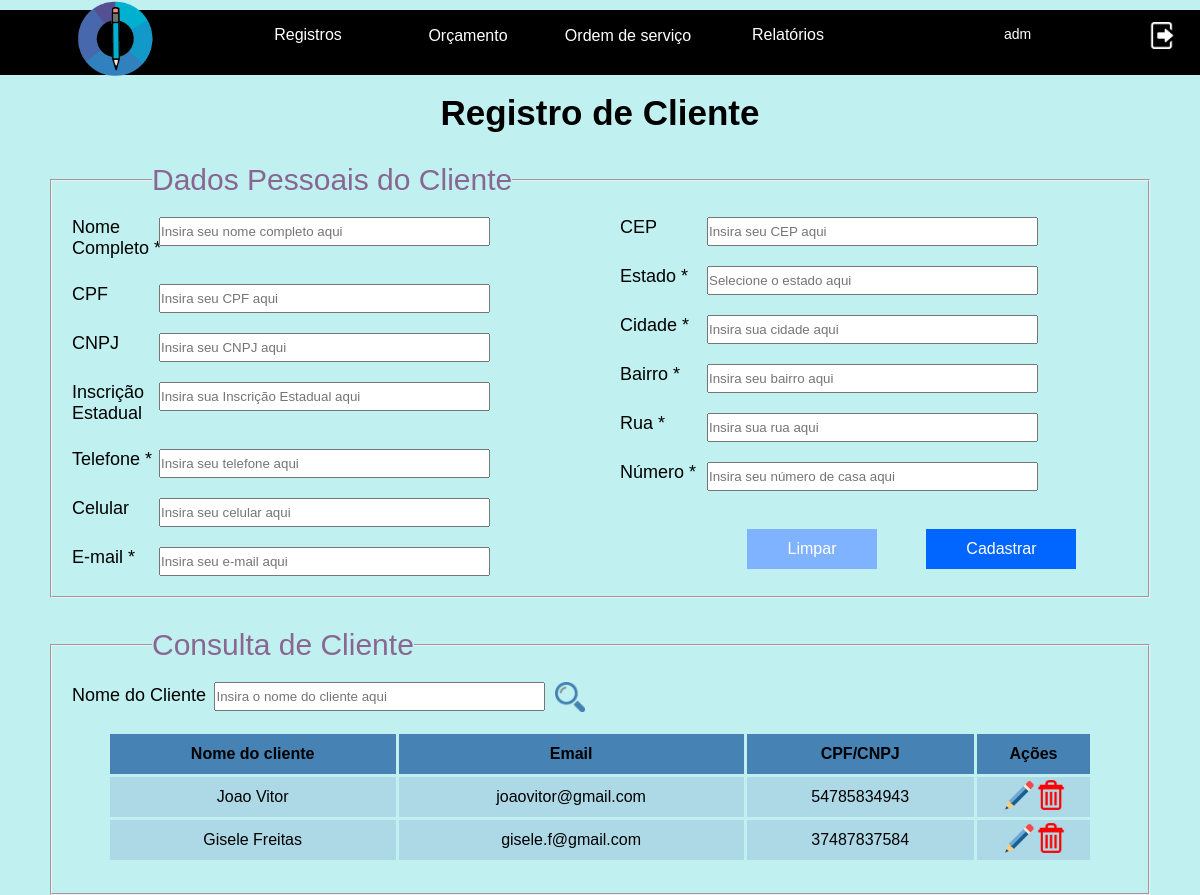
Screenshot of /paginasSistema/diretor/registroClienteForm.php (signed in) with the database file from the repository.
### tables this page shows
CREATE TABLE `clientes` (
  `id` bigint(20) UNSIGNED ZEROFILL NOT NULL COMMENT 'Campo responsável por armazenar o id dos clientes.',
  `nome` varchar(70) NOT NULL COMMENT 'Campo responsável por armazenar o nome dos clientes.',
  `cpf` bigint(11) UNSIGNED ZEROFILL DEFAULT NULL COMMENT 'Campo responsável por armazenar o CPF dos clientes.',
  `cnpj` bigint(14) UNSIGNED ZEROFILL DEFAULT NULL COMMENT 'Campo responsável por armazenar o CNPJ da empresa a que será prestado serviço.',
  `fone1` bigint(11) UNSIGNED NOT NULL COMMENT 'Campo responsável por armazenar o telefone principal dos clientes.',
  `fone2` bigint(11) UNSIGNED DEFAULT NULL COMMENT 'Campo responsável por armazenar o telefone secundário dos clientes, caso ele possua outro.',
  `inscricaoestadual` bigint(20) UNSIGNED DEFAULT NULL COMMENT 'Campo responsável por armazenar a inscrição estadual  das empresas.',
  `estado` char(2) NOT NULL COMMENT 'Campo responsável por armazenar o estado dos clientes.',
  `cidade` varchar(60) NOT NULL COMMENT 'Campo responsável por armazenar a cidade dos clientes.',
  `cep` int(8) UNSIGNED ZEROFILL NOT NULL COMMENT 'Campo responsável por armazenar o CEP dos clientes.',
  `email` varchar(100) NOT NULL COMMENT 'Campo responsável por armazenar o email dos clientes.',
  `numero` smallint(5) UNSIGNED NOT NULL COMMENT 'Campo responsável por armazenar o número da residência dos clientes.',
  `bairro` varchar(60) NOT NULL COMMENT 'Campo responsável por armazenar o bairro da residência dos clientes.',
  `rua` varchar(100) NOT NULL COMMENT 'Campo responsável por armazenar a rua da residência dos clientes.'
);

### paginasSistema/diretor/registroClienteForm.php (the view, shortened to what this page needs)
<?php
  	if (isset($_SESSION['idLogado']) && $_SESSION['nivelLogado']==1) {
 ?>
<!DOCTYPE html>
<html lang="pt-br">
<head>
  <link rel="stylesheet" href="../../css/diretor/registroCliente.css">
</head>
<body>
<?php include("menuDiretor.php");  ?>
	<main id="conteudo">
		<br>
		<h1 id = "tituloPag">Registro de Cliente </h1>
		<fieldset class = "fieldset">
			<legend class = "legend"> Dados Pessoais do Cliente </legend>
			<form action="registrarCliente.php" method="POST" id="formClientes" onsubmit="return validarCampos()">
<div id = "divEsquerda">
				<label for = "nomeCompleto" class = "palavras"> Nome <br> Completo * </label>
					<input type = "text" name = "nome" class = "campoTexto" id = "nomeCompleto" placeholder = "Insira seu nome completo aqui">
				<br>
				<br>
				<label for = "cpf" class = "palavras"> CPF </label>
					<input type = "text" name = "cpf" id = "cpf"   onblur = "liberar();" class = "campoTexto" placeholder = "Insira seu CPF aqui">
				<br>
				<label for = "cnpj" class = "palavras"> CNPJ </label>
					<input maxlength = "14" type = "text" name = "cnpj" onblur = "liberar();" id = "cnpj" class = "campoTexto" placeholder = "Insira seu CNPJ aqui">
				<br>
				<label for = "inscricaoEstadual" class = "palavras"> Inscrição <br> Estadual </label>
					<input maxlength = "19" onblur = "liberar();" type = "text" name = "inscricaoEstadual" id = "inscricaoEstadual" class = "campoTexto" placeholder = "Insira sua Inscrição Estadual aqui">
				<br>
				<br>
				<label for = "fone1" class = "palavras"> Telefone * </label>
					<input type = "text" name = "fone1" id = "fone1" class = "campoTexto" placeholder = "Insira seu telefone aqui">
				<br>
				<label for = "celular" class = "palavras"> Celular </label>
					<input  type = "text" name = "fone2" id = "fone2" class = "campoTexto" placeholder = "Insira seu celular aqui">
				<br>
				<label for = "email" class = "palavras"> E-mail *</label>
				<input type = "text" name = "email" id = "email" class = "campoTexto" placeholder = "Insira seu e-mail aqui">
				<br>
</div>
<div id = "divDireita">
				<label for = "cep" class = "palavras"> CEP </label>
				<input type = "text" name = "cep" id = "cep" class = "campoTexto" placeholder = "Insira seu CEP aqui">
				<br>
				<label class = "palavras" for = "estado"> Estado * </label>
						<input list = "listaEstados" name = "estados" id = "estado" class = "campoTexto" placeholder = "Selecione o estado aqui">
				<br>
				<label for = "cidade" class = "palavras"> Cidade * </label>
				<input type = "text" name = "cidade" id = "cidade" class = "campoTexto" placeholder = "Insira sua cidade aqui">
				<br>
				<label for = "bairro" class = "palavras"> Bairro * </label>
				<input type = "text" name = "bairro" id = "bairro" class = "campoTexto" placeholder = "Insira seu bairro aqui">
				<br>
				<label for = "rua" class = "palavras"> Rua * </label>
				<input type = "text" name = "rua" id = "rua" class = "campoTexto" placeholder = "Insira sua rua aqui">
				<br>
				<label for = "numero" class = "palavras"> Número * </label>
				<input type = "number" name = "numero" id = "numero" class = "campoTexto" placeholder = "Insira seu número de casa aqui">
				<br>
				<br>
				<button type = "reset" id = "botaoLimpar">
					Limpar
				</button>
				<button type = "submit" id = "botaoCadastrar">
					Cadastrar
				</button>
</div>
			</form>
		</fieldset>
		<fieldset class = "fieldset">
			<legend class = "legend"> Consulta de Cliente </legend>
				<form action="#" method="GET">
					<label for = "campoNomeCliente" id = "nomeCliente"> Nome do Cliente </label>
						<input type = "text" name = "nomeCliente" id = "campoNomeCliente" class = "campoTexto" placeholder = "Insira o nome do cliente aqui">
						<button type = "submit" id = "botaoLupa"> <img src = "../../img/lupa.png" id = "imgLupa" alt = "botão pesquisar"> </button>
				</form>
			<table id = "tabela">
					<tr>
						<th class = "outrosCampos"> Nome do cliente </th>
						<th class = "outrosCampos"> Email </th>
						<th class = "outrosCampos"> CPF/CNPJ </th>
						<th class = "outrosCampos"> Ações </th>
					</tr>
	<?php
		require_once("../conexaoBanco.php");
		if(isset($_GET['nomeCliente'])== false){
			$comando = "SELECT * FROM clientes";
		} else if(isset($_GET['nomeCliente'])==true && $_GET['nomeCliente'] == ""){
			$comando = "SELECT * FROM clientes";
		} else if(isset($_GET['nomeCliente'])==true && $_GET['nomeCliente'] != ""){
			$buscaCliente = $_GET['nomeCliente'];
			$comando = "SELECT * FROM clientes WHERE nome LIKE '".$buscaCliente."%'";
		}
		$resultado = mysqli_query($conexao, $comando);
		$linhas = mysqli_num_rows($resultado);
			if($linhas == 0){
	?>
		<tr>
			<td colspan = "4"> Nenhum cliente encontrado na busca </td>
		</tr>
	<?php
			}
			else{
				$clientesRetornados = array();
				while($cadaLinha = mysqli_fetch_assoc($resultado)){
					array_push($clientesRetornados, $cadaLinha);
				}
				foreach($clientesRetornados as $cadaCliente){
	?>
		<tr>
			<td  class = "outrasClasses"> <?php echo $cadaCliente['nome']; ?> </td>
			<td  class = "outrasClasses"> <?php echo $cadaCliente['email']; ?> </td>
	<?php if($cadaCliente['cpf'] != ""){
	?>
			<td  class = "outrasClasses"> <?php echo $cadaCliente['cpf'] ; ?> </td>
	<?php
	} else if($cadaCliente['cpf'] == ""){
	?>
			<td class = "outrasClasses"> <?php echo $cadaCliente['cnpj'] ; ?> </td>
	<?php
	}
	?>
			<td class = "outrasClasses">
				<form action="editaClienteForm.php" method="POST" >
					<button type = "submit"  id = "botaoLapis"> <img src = "../../img/lapis.png" id = "imgLapis" alt = "botão editar"> </button>
				</form>
				<form action = "excluiCliente.php" method = "POST" >
					<button type = "submit" id = "botaoLixeira"> <img src = "../../img/lixeira.png" id = "imgLixeira" alt = "botão excluir"> </button>
				</form>
			</td>
		</tr>
	<?php
				}
			}
	?>
		</table>
		</fieldset>
	</main>
</body>
</html>
<?php
  }else {
    header("Location: ../../paginasSite/entrar.php");
  }
 ?>

### css/diretor/registroCliente.css (style rules this page uses)
* { margin: 0px; padding: 0px; font-family: Century Gothic, Arial; }
html, body { width: 100%; height: 99.19%; background-color: rgb(193, 240, 240); }
main { width: 100%; height: 94.2%; }
.outrosCampos { background-color: #4682B4; }
.outrasClasses { background-color: #ADD8E6; }
.fieldset { margin-top: 30px; margin-left: 50px; margin-right: 50px; margin-bottom: 30px; }
.legend { margin-left: 100px; margin-bottom: 20px; color: rgb(137, 103, 146); font-size: 30px; }
.palavras { font-size: 18px; margin-left: 20px; color: black; width: 25%; float: left; margin-right: -50px; }
.campoTexto { width: 327px; height: 25px; margin-bottom: 20px; }
#tituloPag { font-size: 35px; text-align: center; }
#nomeCliente { font-size: 18px; margin-left: 20px; color: black; width: 13%; float: left; margin-top: 3px; }
#campoNomeCliente { float: left; }
#divEsquerda { width: 50%; height: 100%; float: left; }
#divDireita { width: 50%; height: 100%; float: left; }
#botaoLimpar { border: none; background-color: #80b3ff; margin-top: -15px; margin-left: 147px; width: 130px; height: 40px; color: white; font-size: 16px; }
#botaoCadastrar { border: none; background-color: #0066ff; margin-left: 45px; width: 150px; height: 40px; color: white; font-size: 16px; }
button { cursor: pointer; }
#imgLupa { width: 30px; height: 30px; }
#imgLapis { width: 30px; height: 30px; }
#imgLixeira { width: 30px; height: 30px; }
#botaoLupa { border: none; background-color: transparent; margin-left: 10px; }
#botaoLapis { float: left; vertical-align: center; margin-left: 24%; border: none; background-color: transparent; }
#botaoLixeira { margin-right: 20%; border: none; background-color: transparent; }
table, th, td { border-collapse: collapse; border: 3px solid rgb(193, 240, 240); margin-bottom: 30px; }
table { margin-left: 5%; width: 90%; text-align: center; }
th { height: 40px; }
td { height: 40px; }

### rows the page displays
clientes: nome "Joao Vitor", email "joaovitor@gmail.com", cpf "54785834943"
clientes: nome "Gisele Freitas", email "gisele.f@gmail.com", cpf "37487837584"

### other values shown
$_SESSION['usuarioLogado'] "adm"
